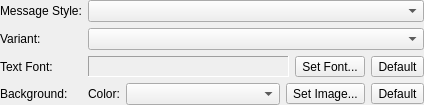
<?xml version="1.0" encoding="UTF-8"?>
<ui version="4.0">
 <class>SimpleOptionsWidgetClass</class>
 <widget class="QWidget" name="SimpleOptionsWidgetClass">
  <property name="geometry">
   <rect>
    <x>0</x>
    <y>0</y>
    <width>424</width>
    <height>102</height>
   </rect>
  </property>
  <layout class="QFormLayout" name="formLayout">
   <property name="margin">
    <number>0</number>
   </property>
   <item row="0" column="0">
    <widget class="QLabel" name="lblMessageStyle">
     <property name="text">
      <string>Message Style:</string>
     </property>
     <property name="textFormat">
      <enum>Qt::PlainText</enum>
     </property>
     <property name="buddy">
      <cstring>cmbStyle</cstring>
     </property>
    </widget>
   </item>
   <item row="0" column="1">
    <widget class="QComboBox" name="cmbStyle">
     <property name="sizePolicy">
      <sizepolicy hsizetype="Expanding" vsizetype="Fixed">
       <horstretch>0</horstretch>
       <verstretch>0</verstretch>
      </sizepolicy>
     </property>
    </widget>
   </item>
   <item row="1" column="0">
    <widget class="QLabel" name="lblVariant">
     <property name="text">
      <string>Variant:</string>
     </property>
     <property name="textFormat">
      <enum>Qt::PlainText</enum>
     </property>
     <property name="buddy">
      <cstring>cmbVariant</cstring>
     </property>
    </widget>
   </item>
   <item row="1" column="1">
    <widget class="QComboBox" name="cmbVariant">
     <property name="sizePolicy">
      <sizepolicy hsizetype="Expanding" vsizetype="Fixed">
       <horstretch>0</horstretch>
       <verstretch>0</verstretch>
      </sizepolicy>
     </property>
    </widget>
   </item>
   <item row="2" column="0">
    <widget class="QLabel" name="lblTextFont">
     <property name="text">
      <string>Text Font:</string>
     </property>
     <property name="textFormat">
      <enum>Qt::PlainText</enum>
     </property>
    </widget>
   </item>
   <item row="2" column="1">
    <layout class="QHBoxLayout" name="horizontalLayout">
     <item>
      <widget class="QLabel" name="lblFont">
       <property name="sizePolicy">
        <sizepolicy hsizetype="Expanding" vsizetype="Preferred">
         <horstretch>0</horstretch>
         <verstretch>0</verstretch>
        </sizepolicy>
       </property>
       <property name="frameShape">
        <enum>QFrame::Panel</enum>
       </property>
       <property name="frameShadow">
        <enum>QFrame::Sunken</enum>
       </property>
       <property name="textFormat">
        <enum>Qt::PlainText</enum>
       </property>
      </widget>
     </item>
     <item>
      <widget class="QToolButton" name="tlbSetFont">
       <property name="text">
        <string>Set Font...</string>
       </property>
       <property name="toolButtonStyle">
        <enum>Qt::ToolButtonTextOnly</enum>
       </property>
      </widget>
     </item>
     <item>
      <widget class="QToolButton" name="tlbDefaultFont">
       <property name="text">
        <string>Default</string>
       </property>
      </widget>
     </item>
    </layout>
   </item>
   <item row="3" column="0">
    <widget class="QLabel" name="lblBackground">
     <property name="text">
      <string>Background:</string>
     </property>
     <property name="textFormat">
      <enum>Qt::PlainText</enum>
     </property>
    </widget>
   </item>
   <item row="3" column="1">
    <layout class="QHBoxLayout" name="horizontalLayout_2">
     <item>
      <widget class="QLabel" name="lblBackgoundColor">
       <property name="text">
        <string>Color:</string>
       </property>
       <property name="textFormat">
        <enum>Qt::PlainText</enum>
       </property>
       <property name="buddy">
        <cstring>cmbBackgoundColor</cstring>
       </property>
      </widget>
     </item>
     <item>
      <widget class="QComboBox" name="cmbBackgoundColor">
       <property name="sizePolicy">
        <sizepolicy hsizetype="Expanding" vsizetype="Fixed">
         <horstretch>0</horstretch>
         <verstretch>0</verstretch>
        </sizepolicy>
       </property>
      </widget>
     </item>
     <item>
      <widget class="QToolButton" name="tlbSetImage">
       <property name="text">
        <string>Set Image...</string>
       </property>
      </widget>
     </item>
     <item>
      <widget class="QToolButton" name="tlbDefaultImage">
       <property name="text">
        <string>Default</string>
       </property>
      </widget>
     </item>
    </layout>
   </item>
  </layout>
 </widget>
 <layoutdefault spacing="6" margin="11"/>
 <resources/>
 <connections/>
</ui>
